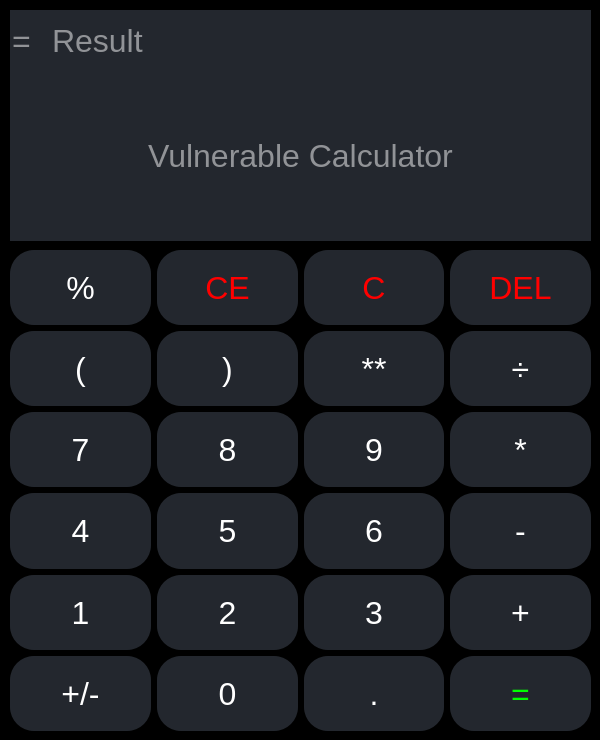
<?xml version="1.0" encoding="UTF-8"?>
<ui version="4.0">
 <class>vulnerable_calculator</class>
 <widget class="QMainWindow" name="vulnerable_calculator">
  <property name="geometry">
   <rect>
    <x>0</x>
    <y>0</y>
    <width>600</width>
    <height>740</height>
   </rect>
  </property>
  <property name="sizePolicy">
   <sizepolicy hsizetype="Fixed" vsizetype="Fixed">
    <horstretch>0</horstretch>
    <verstretch>0</verstretch>
   </sizepolicy>
  </property>
  <property name="minimumSize">
   <size>
    <width>600</width>
    <height>740</height>
   </size>
  </property>
  <property name="maximumSize">
   <size>
    <width>600</width>
    <height>740</height>
   </size>
  </property>
  <property name="cursor">
   <cursorShape>ArrowCursor</cursorShape>
  </property>
  <property name="windowTitle">
   <string>Vulnerable Calculator</string>
  </property>
  <property name="windowIcon">
   <iconset theme="Dark">
    <normaloff>../Documents/GitHub/Vulnerable-Calculator</normaloff>../Documents/GitHub/Vulnerable-Calculator</iconset>
  </property>
  <property name="accessibleDescription">
   <string/>
  </property>
  <property name="styleSheet">
   <string notr="true">background-color: rgb(0, 0, 0);
border-radius:24px;
font-size: 24;</string>
  </property>
  <property name="windowFilePath">
   <string/>
  </property>
  <property name="toolButtonStyle">
   <enum>Qt::ToolButtonTextOnly</enum>
  </property>
  <property name="documentMode">
   <bool>false</bool>
  </property>
  <property name="tabShape">
   <enum>QTabWidget::Rounded</enum>
  </property>
  <widget class="QWidget" name="centralwidget">
   <widget class="QLineEdit" name="output_line_edit">
    <property name="enabled">
     <bool>true</bool>
    </property>
    <property name="geometry">
     <rect>
      <x>50</x>
      <y>10</y>
      <width>541</width>
      <height>61</height>
     </rect>
    </property>
    <property name="sizePolicy">
     <sizepolicy hsizetype="Expanding" vsizetype="Expanding">
      <horstretch>0</horstretch>
      <verstretch>0</verstretch>
     </sizepolicy>
    </property>
    <property name="minimumSize">
     <size>
      <width>0</width>
      <height>0</height>
     </size>
    </property>
    <property name="font">
     <font>
      <pointsize>24</pointsize>
      <weight>50</weight>
      <italic>false</italic>
      <bold>false</bold>
     </font>
    </property>
    <property name="cursor">
     <cursorShape>ArrowCursor</cursorShape>
    </property>
    <property name="acceptDrops">
     <bool>false</bool>
    </property>
    <property name="layoutDirection">
     <enum>Qt::LeftToRight</enum>
    </property>
    <property name="styleSheet">
     <string notr="true">background-color: rgb(35, 39, 46);
color: rgb(255, 255, 255);
border-radius: 0;</string>
    </property>
    <property name="text">
     <string/>
    </property>
    <property name="frame">
     <bool>false</bool>
    </property>
    <property name="alignment">
     <set>Qt::AlignLeading|Qt::AlignLeft|Qt::AlignVCenter</set>
    </property>
    <property name="readOnly">
     <bool>true</bool>
    </property>
    <property name="placeholderText">
     <string>Result</string>
    </property>
   </widget>
   <widget class="QLineEdit" name="input_line_edit">
    <property name="geometry">
     <rect>
      <x>10</x>
      <y>70</y>
      <width>581</width>
      <height>171</height>
     </rect>
    </property>
    <property name="sizePolicy">
     <sizepolicy hsizetype="Expanding" vsizetype="Expanding">
      <horstretch>0</horstretch>
      <verstretch>0</verstretch>
     </sizepolicy>
    </property>
    <property name="font">
     <font>
      <pointsize>24</pointsize>
      <weight>50</weight>
      <italic>false</italic>
      <bold>false</bold>
     </font>
    </property>
    <property name="cursor">
     <cursorShape>IBeamCursor</cursorShape>
    </property>
    <property name="focusPolicy">
     <enum>Qt::StrongFocus</enum>
    </property>
    <property name="layoutDirection">
     <enum>Qt::LeftToRight</enum>
    </property>
    <property name="styleSheet">
     <string notr="true">background-color: rgb(35, 39, 46);
color: rgb(255, 255, 255);
border-radius:0;</string>
    </property>
    <property name="text">
     <string/>
    </property>
    <property name="maxLength">
     <number>32774</number>
    </property>
    <property name="frame">
     <bool>false</bool>
    </property>
    <property name="alignment">
     <set>Qt::AlignCenter</set>
    </property>
    <property name="placeholderText">
     <string>Vulnerable Calculator</string>
    </property>
   </widget>
   <widget class="QWidget" name="layoutWidget">
    <property name="geometry">
     <rect>
      <x>10</x>
      <y>250</y>
      <width>581</width>
      <height>481</height>
     </rect>
    </property>
    <property name="sizePolicy">
     <sizepolicy hsizetype="Preferred" vsizetype="Expanding">
      <horstretch>0</horstretch>
      <verstretch>0</verstretch>
     </sizepolicy>
    </property>
    <layout class="QGridLayout" name="gridLayout">
     <item row="0" column="2">
      <widget class="QPushButton" name="clear_input_button">
       <property name="sizePolicy">
        <sizepolicy hsizetype="Minimum" vsizetype="Expanding">
         <horstretch>0</horstretch>
         <verstretch>0</verstretch>
        </sizepolicy>
       </property>
       <property name="font">
        <font>
         <pointsize>24</pointsize>
         <weight>50</weight>
         <italic>false</italic>
         <bold>false</bold>
         <underline>false</underline>
         <strikeout>false</strikeout>
         <kerning>true</kerning>
        </font>
       </property>
       <property name="cursor">
        <cursorShape>PointingHandCursor</cursorShape>
       </property>
       <property name="styleSheet">
        <string notr="true">background-color: rgb(35, 39, 46);
color: rgb(255, 0, 0);</string>
       </property>
       <property name="text">
        <string>C</string>
       </property>
      </widget>
     </item>
     <item row="4" column="3">
      <widget class="QPushButton" name="add_button">
       <property name="sizePolicy">
        <sizepolicy hsizetype="Minimum" vsizetype="Expanding">
         <horstretch>0</horstretch>
         <verstretch>0</verstretch>
        </sizepolicy>
       </property>
       <property name="font">
        <font>
         <pointsize>24</pointsize>
         <weight>50</weight>
         <italic>false</italic>
         <bold>false</bold>
         <underline>false</underline>
         <strikeout>false</strikeout>
         <kerning>true</kerning>
        </font>
       </property>
       <property name="cursor">
        <cursorShape>PointingHandCursor</cursorShape>
       </property>
       <property name="styleSheet">
        <string notr="true">background-color: rgb(35, 39, 46);
color:white;</string>
       </property>
       <property name="text">
        <string>+</string>
       </property>
      </widget>
     </item>
     <item row="2" column="0">
      <widget class="QPushButton" name="seven_button">
       <property name="sizePolicy">
        <sizepolicy hsizetype="Minimum" vsizetype="Expanding">
         <horstretch>0</horstretch>
         <verstretch>0</verstretch>
        </sizepolicy>
       </property>
       <property name="font">
        <font>
         <pointsize>24</pointsize>
         <weight>50</weight>
         <italic>false</italic>
         <bold>false</bold>
         <underline>false</underline>
         <strikeout>false</strikeout>
         <kerning>true</kerning>
        </font>
       </property>
       <property name="cursor">
        <cursorShape>PointingHandCursor</cursorShape>
       </property>
       <property name="styleSheet">
        <string notr="true">background-color: rgb(35, 39, 46);
color: rgb(255, 255, 255);</string>
       </property>
       <property name="text">
        <string>7</string>
       </property>
      </widget>
     </item>
     <item row="4" column="0">
      <widget class="QPushButton" name="one_button">
       <property name="sizePolicy">
        <sizepolicy hsizetype="Minimum" vsizetype="Expanding">
         <horstretch>0</horstretch>
         <verstretch>0</verstretch>
        </sizepolicy>
       </property>
       <property name="font">
        <font>
         <pointsize>24</pointsize>
         <weight>50</weight>
         <italic>false</italic>
         <bold>false</bold>
         <underline>false</underline>
         <strikeout>false</strikeout>
         <kerning>true</kerning>
        </font>
       </property>
       <property name="cursor">
        <cursorShape>PointingHandCursor</cursorShape>
       </property>
       <property name="styleSheet">
        <string notr="true">background-color: rgb(35, 39, 46);
color: rgb(255, 255, 255);</string>
       </property>
       <property name="text">
        <string>1</string>
       </property>
      </widget>
     </item>
     <item row="3" column="3">
      <widget class="QPushButton" name="subtract_button">
       <property name="sizePolicy">
        <sizepolicy hsizetype="Minimum" vsizetype="Expanding">
         <horstretch>0</horstretch>
         <verstretch>0</verstretch>
        </sizepolicy>
       </property>
       <property name="font">
        <font>
         <pointsize>24</pointsize>
         <weight>50</weight>
         <italic>false</italic>
         <bold>false</bold>
         <underline>false</underline>
         <strikeout>false</strikeout>
         <kerning>true</kerning>
        </font>
       </property>
       <property name="cursor">
        <cursorShape>PointingHandCursor</cursorShape>
       </property>
       <property name="styleSheet">
        <string notr="true">background-color: rgb(35, 39, 46);
color:white;</string>
       </property>
       <property name="text">
        <string>-</string>
       </property>
      </widget>
     </item>
     <item row="1" column="1">
      <widget class="QPushButton" name="right_bracket_button">
       <property name="sizePolicy">
        <sizepolicy hsizetype="Minimum" vsizetype="Expanding">
         <horstretch>0</horstretch>
         <verstretch>0</verstretch>
        </sizepolicy>
       </property>
       <property name="font">
        <font>
         <pointsize>24</pointsize>
         <weight>50</weight>
         <italic>false</italic>
         <bold>false</bold>
         <underline>false</underline>
         <strikeout>false</strikeout>
         <kerning>true</kerning>
        </font>
       </property>
       <property name="cursor">
        <cursorShape>PointingHandCursor</cursorShape>
       </property>
       <property name="styleSheet">
        <string notr="true">background-color: rgb(35, 39, 46);
color:white;</string>
       </property>
       <property name="text">
        <string>)</string>
       </property>
      </widget>
     </item>
     <item row="2" column="3">
      <widget class="QPushButton" name="multiply_button">
       <property name="sizePolicy">
        <sizepolicy hsizetype="Minimum" vsizetype="Expanding">
         <horstretch>0</horstretch>
         <verstretch>0</verstretch>
        </sizepolicy>
       </property>
       <property name="font">
        <font>
         <pointsize>24</pointsize>
         <weight>50</weight>
         <italic>false</italic>
         <bold>false</bold>
         <underline>false</underline>
         <strikeout>false</strikeout>
         <kerning>true</kerning>
        </font>
       </property>
       <property name="cursor">
        <cursorShape>PointingHandCursor</cursorShape>
       </property>
       <property name="styleSheet">
        <string notr="true">background-color: rgb(35, 39, 46);
color:white;</string>
       </property>
       <property name="text">
        <string>*</string>
       </property>
      </widget>
     </item>
     <item row="3" column="1">
      <widget class="QPushButton" name="five_button">
       <property name="sizePolicy">
        <sizepolicy hsizetype="Minimum" vsizetype="Expanding">
         <horstretch>0</horstretch>
         <verstretch>0</verstretch>
        </sizepolicy>
       </property>
       <property name="font">
        <font>
         <pointsize>24</pointsize>
         <weight>50</weight>
         <italic>false</italic>
         <bold>false</bold>
         <underline>false</underline>
         <strikeout>false</strikeout>
         <kerning>true</kerning>
        </font>
       </property>
       <property name="cursor">
        <cursorShape>PointingHandCursor</cursorShape>
       </property>
       <property name="styleSheet">
        <string notr="true">background-color: rgb(35, 39, 46);
color: rgb(255, 255, 255);</string>
       </property>
       <property name="text">
        <string>5</string>
       </property>
      </widget>
     </item>
     <item row="0" column="0">
      <widget class="QPushButton" name="percent_button">
       <property name="sizePolicy">
        <sizepolicy hsizetype="Minimum" vsizetype="Expanding">
         <horstretch>0</horstretch>
         <verstretch>0</verstretch>
        </sizepolicy>
       </property>
       <property name="font">
        <font>
         <pointsize>24</pointsize>
         <weight>50</weight>
         <italic>false</italic>
         <bold>false</bold>
         <underline>false</underline>
         <strikeout>false</strikeout>
         <kerning>true</kerning>
        </font>
       </property>
       <property name="cursor">
        <cursorShape>PointingHandCursor</cursorShape>
       </property>
       <property name="styleSheet">
        <string notr="true">background-color: rgb(35, 39, 46);
color:white;</string>
       </property>
       <property name="text">
        <string>%</string>
       </property>
      </widget>
     </item>
     <item row="5" column="2">
      <widget class="QPushButton" name="decimal_button">
       <property name="sizePolicy">
        <sizepolicy hsizetype="Minimum" vsizetype="Expanding">
         <horstretch>0</horstretch>
         <verstretch>0</verstretch>
        </sizepolicy>
       </property>
       <property name="font">
        <font>
         <pointsize>24</pointsize>
         <weight>50</weight>
         <italic>false</italic>
         <bold>false</bold>
         <underline>false</underline>
         <strikeout>false</strikeout>
         <kerning>true</kerning>
        </font>
       </property>
       <property name="cursor">
        <cursorShape>PointingHandCursor</cursorShape>
       </property>
       <property name="styleSheet">
        <string notr="true">background-color: rgb(35, 39, 46);
color:white;</string>
       </property>
       <property name="text">
        <string>.</string>
       </property>
      </widget>
     </item>
     <item row="2" column="1">
      <widget class="QPushButton" name="eight_button">
       <property name="sizePolicy">
        <sizepolicy hsizetype="Minimum" vsizetype="Expanding">
         <horstretch>0</horstretch>
         <verstretch>0</verstretch>
        </sizepolicy>
       </property>
       <property name="font">
        <font>
         <pointsize>24</pointsize>
         <weight>50</weight>
         <italic>false</italic>
         <bold>false</bold>
         <underline>false</underline>
         <strikeout>false</strikeout>
         <kerning>true</kerning>
        </font>
       </property>
       <property name="cursor">
        <cursorShape>PointingHandCursor</cursorShape>
       </property>
       <property name="styleSheet">
        <string notr="true">background-color: rgb(35, 39, 46);
color: rgb(255, 255, 255);</string>
       </property>
       <property name="text">
        <string>8</string>
       </property>
      </widget>
     </item>
     <item row="1" column="2">
      <widget class="QPushButton" name="power_button">
       <property name="sizePolicy">
        <sizepolicy hsizetype="Minimum" vsizetype="Expanding">
         <horstretch>0</horstretch>
         <verstretch>0</verstretch>
        </sizepolicy>
       </property>
       <property name="font">
        <font>
         <pointsize>24</pointsize>
         <weight>50</weight>
         <italic>false</italic>
         <bold>false</bold>
         <underline>false</underline>
         <strikeout>false</strikeout>
         <kerning>true</kerning>
        </font>
       </property>
       <property name="cursor">
        <cursorShape>PointingHandCursor</cursorShape>
       </property>
       <property name="styleSheet">
        <string notr="true">background-color: rgb(35, 39, 46);
color:white;</string>
       </property>
       <property name="text">
        <string>**</string>
       </property>
      </widget>
     </item>
     <item row="5" column="1">
      <widget class="QPushButton" name="zero_button">
       <property name="sizePolicy">
        <sizepolicy hsizetype="Minimum" vsizetype="Expanding">
         <horstretch>0</horstretch>
         <verstretch>0</verstretch>
        </sizepolicy>
       </property>
       <property name="font">
        <font>
         <pointsize>24</pointsize>
         <weight>50</weight>
         <italic>false</italic>
         <bold>false</bold>
         <underline>false</underline>
         <strikeout>false</strikeout>
         <kerning>true</kerning>
        </font>
       </property>
       <property name="cursor">
        <cursorShape>PointingHandCursor</cursorShape>
       </property>
       <property name="styleSheet">
        <string notr="true">background-color: rgb(35, 39, 46);
color: rgb(255, 255, 255);</string>
       </property>
       <property name="text">
        <string>0</string>
       </property>
      </widget>
     </item>
     <item row="5" column="3">
      <widget class="QPushButton" name="evaluate_button">
       <property name="sizePolicy">
        <sizepolicy hsizetype="Minimum" vsizetype="Expanding">
         <horstretch>0</horstretch>
         <verstretch>0</verstretch>
        </sizepolicy>
       </property>
       <property name="font">
        <font>
         <pointsize>24</pointsize>
         <weight>50</weight>
         <italic>false</italic>
         <bold>false</bold>
         <underline>false</underline>
         <strikeout>false</strikeout>
         <kerning>true</kerning>
        </font>
       </property>
       <property name="cursor">
        <cursorShape>PointingHandCursor</cursorShape>
       </property>
       <property name="styleSheet">
        <string notr="true">background-color: rgb(35, 39, 46);
color: rgb(0, 255, 0);</string>
       </property>
       <property name="text">
        <string>=</string>
       </property>
      </widget>
     </item>
     <item row="0" column="3">
      <widget class="QPushButton" name="delete_last_button">
       <property name="sizePolicy">
        <sizepolicy hsizetype="Minimum" vsizetype="Expanding">
         <horstretch>0</horstretch>
         <verstretch>0</verstretch>
        </sizepolicy>
       </property>
       <property name="font">
        <font>
         <pointsize>24</pointsize>
         <weight>50</weight>
         <italic>false</italic>
         <bold>false</bold>
         <underline>false</underline>
         <strikeout>false</strikeout>
         <kerning>true</kerning>
        </font>
       </property>
       <property name="cursor">
        <cursorShape>PointingHandCursor</cursorShape>
       </property>
       <property name="styleSheet">
        <string notr="true">background-color: rgb(35, 39, 46);
color: rgb(255, 0, 0);</string>
       </property>
       <property name="text">
        <string>DEL</string>
       </property>
      </widget>
     </item>
     <item row="5" column="0">
      <widget class="QPushButton" name="sign_button">
       <property name="sizePolicy">
        <sizepolicy hsizetype="Minimum" vsizetype="Expanding">
         <horstretch>0</horstretch>
         <verstretch>0</verstretch>
        </sizepolicy>
       </property>
       <property name="font">
        <font>
         <pointsize>24</pointsize>
         <weight>50</weight>
         <italic>false</italic>
         <bold>false</bold>
         <underline>false</underline>
         <strikeout>false</strikeout>
         <kerning>true</kerning>
        </font>
       </property>
       <property name="cursor">
        <cursorShape>PointingHandCursor</cursorShape>
       </property>
       <property name="styleSheet">
        <string notr="true">background-color: rgb(35, 39, 46);
color:white;</string>
       </property>
       <property name="text">
        <string>+/-</string>
       </property>
      </widget>
     </item>
     <item row="3" column="2">
      <widget class="QPushButton" name="six_button">
       <property name="sizePolicy">
        <sizepolicy hsizetype="Minimum" vsizetype="Expanding">
         <horstretch>0</horstretch>
         <verstretch>0</verstretch>
        </sizepolicy>
       </property>
       <property name="font">
        <font>
         <pointsize>24</pointsize>
         <weight>50</weight>
         <italic>false</italic>
         <bold>false</bold>
         <underline>false</underline>
         <strikeout>false</strikeout>
         <kerning>true</kerning>
        </font>
       </property>
       <property name="cursor">
        <cursorShape>PointingHandCursor</cursorShape>
       </property>
       <property name="styleSheet">
        <string notr="true">background-color: rgb(35, 39, 46);
color: rgb(255, 255, 255);</string>
       </property>
       <property name="text">
        <string>6</string>
       </property>
      </widget>
     </item>
     <item row="1" column="0">
      <widget class="QPushButton" name="left_bracket_button">
       <property name="sizePolicy">
        <sizepolicy hsizetype="Minimum" vsizetype="Expanding">
         <horstretch>0</horstretch>
         <verstretch>0</verstretch>
        </sizepolicy>
       </property>
       <property name="font">
        <font>
         <pointsize>24</pointsize>
         <weight>50</weight>
         <italic>false</italic>
         <bold>false</bold>
         <underline>false</underline>
         <strikeout>false</strikeout>
         <kerning>true</kerning>
        </font>
       </property>
       <property name="cursor">
        <cursorShape>PointingHandCursor</cursorShape>
       </property>
       <property name="styleSheet">
        <string notr="true">background-color: rgb(35, 39, 46);
color:white;</string>
       </property>
       <property name="text">
        <string>(</string>
       </property>
      </widget>
     </item>
     <item row="3" column="0">
      <widget class="QPushButton" name="four_button">
       <property name="sizePolicy">
        <sizepolicy hsizetype="Minimum" vsizetype="Expanding">
         <horstretch>0</horstretch>
         <verstretch>0</verstretch>
        </sizepolicy>
       </property>
       <property name="font">
        <font>
         <pointsize>24</pointsize>
         <weight>50</weight>
         <italic>false</italic>
         <bold>false</bold>
         <underline>false</underline>
         <strikeout>false</strikeout>
         <kerning>true</kerning>
        </font>
       </property>
       <property name="cursor">
        <cursorShape>PointingHandCursor</cursorShape>
       </property>
       <property name="styleSheet">
        <string notr="true">background-color: rgb(35, 39, 46);
color: rgb(255, 255, 255);</string>
       </property>
       <property name="text">
        <string>4</string>
       </property>
      </widget>
     </item>
     <item row="4" column="2">
      <widget class="QPushButton" name="three_button">
       <property name="sizePolicy">
        <sizepolicy hsizetype="Minimum" vsizetype="Expanding">
         <horstretch>0</horstretch>
         <verstretch>0</verstretch>
        </sizepolicy>
       </property>
       <property name="font">
        <font>
         <pointsize>24</pointsize>
         <weight>50</weight>
         <italic>false</italic>
         <bold>false</bold>
         <underline>false</underline>
         <strikeout>false</strikeout>
         <kerning>true</kerning>
        </font>
       </property>
       <property name="cursor">
        <cursorShape>PointingHandCursor</cursorShape>
       </property>
       <property name="styleSheet">
        <string notr="true">background-color: rgb(35, 39, 46);
color: rgb(255, 255, 255);</string>
       </property>
       <property name="text">
        <string>3</string>
       </property>
      </widget>
     </item>
     <item row="1" column="3">
      <widget class="QPushButton" name="divide_button">
       <property name="sizePolicy">
        <sizepolicy hsizetype="Minimum" vsizetype="Expanding">
         <horstretch>0</horstretch>
         <verstretch>0</verstretch>
        </sizepolicy>
       </property>
       <property name="font">
        <font>
         <pointsize>24</pointsize>
         <weight>50</weight>
         <italic>false</italic>
         <bold>false</bold>
         <underline>false</underline>
         <strikeout>false</strikeout>
         <kerning>true</kerning>
        </font>
       </property>
       <property name="cursor">
        <cursorShape>PointingHandCursor</cursorShape>
       </property>
       <property name="styleSheet">
        <string notr="true">background-color: rgb(35, 39, 46);
color:white;</string>
       </property>
       <property name="text">
        <string>÷</string>
       </property>
      </widget>
     </item>
     <item row="4" column="1">
      <widget class="QPushButton" name="two_button">
       <property name="sizePolicy">
        <sizepolicy hsizetype="Minimum" vsizetype="Expanding">
         <horstretch>0</horstretch>
         <verstretch>0</verstretch>
        </sizepolicy>
       </property>
       <property name="font">
        <font>
         <pointsize>24</pointsize>
         <weight>50</weight>
         <italic>false</italic>
         <bold>false</bold>
         <underline>false</underline>
         <strikeout>false</strikeout>
         <kerning>true</kerning>
        </font>
       </property>
       <property name="cursor">
        <cursorShape>PointingHandCursor</cursorShape>
       </property>
       <property name="styleSheet">
        <string notr="true">background-color: rgb(35, 39, 46);
color: rgb(255, 255, 255);</string>
       </property>
       <property name="text">
        <string>2</string>
       </property>
      </widget>
     </item>
     <item row="2" column="2">
      <widget class="QPushButton" name="nine_button">
       <property name="sizePolicy">
        <sizepolicy hsizetype="Minimum" vsizetype="Expanding">
         <horstretch>0</horstretch>
         <verstretch>0</verstretch>
        </sizepolicy>
       </property>
       <property name="font">
        <font>
         <pointsize>24</pointsize>
         <weight>50</weight>
         <italic>false</italic>
         <bold>false</bold>
         <underline>false</underline>
         <strikeout>false</strikeout>
         <kerning>true</kerning>
        </font>
       </property>
       <property name="cursor">
        <cursorShape>PointingHandCursor</cursorShape>
       </property>
       <property name="styleSheet">
        <string notr="true">background-color: rgb(35, 39, 46);
color: rgb(255, 255, 255);</string>
       </property>
       <property name="text">
        <string>9</string>
       </property>
      </widget>
     </item>
     <item row="0" column="1">
      <widget class="QPushButton" name="clear_all_button">
       <property name="sizePolicy">
        <sizepolicy hsizetype="Minimum" vsizetype="Expanding">
         <horstretch>0</horstretch>
         <verstretch>0</verstretch>
        </sizepolicy>
       </property>
       <property name="font">
        <font>
         <pointsize>24</pointsize>
         <weight>50</weight>
         <italic>false</italic>
         <bold>false</bold>
         <underline>false</underline>
         <strikeout>false</strikeout>
         <kerning>true</kerning>
        </font>
       </property>
       <property name="cursor">
        <cursorShape>PointingHandCursor</cursorShape>
       </property>
       <property name="styleSheet">
        <string notr="true">background-color: rgb(35, 39, 46);
color: rgb(255, 0, 0);</string>
       </property>
       <property name="text">
        <string>CE</string>
       </property>
      </widget>
     </item>
    </layout>
   </widget>
   <widget class="QLineEdit" name="output_line_edit_2">
    <property name="enabled">
     <bool>true</bool>
    </property>
    <property name="geometry">
     <rect>
      <x>10</x>
      <y>10</y>
      <width>41</width>
      <height>61</height>
     </rect>
    </property>
    <property name="sizePolicy">
     <sizepolicy hsizetype="Expanding" vsizetype="Expanding">
      <horstretch>0</horstretch>
      <verstretch>0</verstretch>
     </sizepolicy>
    </property>
    <property name="minimumSize">
     <size>
      <width>0</width>
      <height>0</height>
     </size>
    </property>
    <property name="font">
     <font>
      <pointsize>24</pointsize>
      <weight>50</weight>
      <italic>false</italic>
      <bold>false</bold>
     </font>
    </property>
    <property name="cursor">
     <cursorShape>ArrowCursor</cursorShape>
    </property>
    <property name="acceptDrops">
     <bool>false</bool>
    </property>
    <property name="layoutDirection">
     <enum>Qt::LeftToRight</enum>
    </property>
    <property name="styleSheet">
     <string notr="true">background-color: rgb(35, 39, 46);
color: rgb(255, 255, 255);
border-radius: 0;</string>
    </property>
    <property name="text">
     <string/>
    </property>
    <property name="frame">
     <bool>false</bool>
    </property>
    <property name="alignment">
     <set>Qt::AlignLeading|Qt::AlignLeft|Qt::AlignVCenter</set>
    </property>
    <property name="readOnly">
     <bool>true</bool>
    </property>
    <property name="placeholderText">
     <string>=</string>
    </property>
   </widget>
  </widget>
 </widget>
 <resources/>
 <connections/>
</ui>
